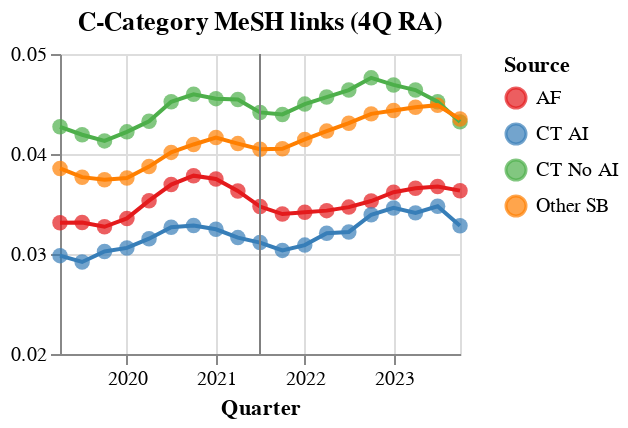

Notebook code cell kept with this figure:
### Code cell
# Define a color scale for sources
color_scale = alt.Scale(
    domain=['AF', 'CT AI', 'CT No AI', 'Other SB'],
    range=['#e41a1c', '#377eb8', '#4daf4a', '#ff7f00']
)

# Create the Altair scatter plot
scatter = alt.Chart(nonecr_publications).mark_circle(size=60).encode(
    x=alt.X('quarter:T', title='Quarter'),
    y=alt.Y('rolling_avg:Q', title=None, scale=alt.Scale(domain=[0.02, 0.05])),
    color=alt.Color('strong_source:N', scale=color_scale, title='Source'),
).properties(
    width=200,
    height=150
)

# Create the Altair line plot
line = alt.Chart(nonecr_publications).mark_line().encode(
    x=alt.X('quarter:T', title='Quarter'),
    y=alt.Y('rolling_avg:Q', title=None, scale=alt.Scale(domain=[0.02, 0.05])),
    color=alt.Color('strong_source:N', scale=color_scale, title='Source'),
).properties(
    width=200,
    height=150
)

# vertical line on 2021Q2
rule = alt.Chart(pd.DataFrame({'x': ['2021-07-01']})).mark_rule(color='gray').encode(
    x='x:T'
)

# Combine scatter and line plots using facet
mesh_chart = alt.layer(scatter, line, rule).properties(
    title='C-Category MeSH links (4Q RA)',
)

# Display the chart
mesh_chart

### Figure 1 — Vega-Lite specification as saved in the notebook (floating-point values rounded to 4 significant figures)
{"config": {"view": {"continuousWidth": 300, "continuousHeight": 300}}, "layer": [{"data": {"name": "data-ee3025b024699bec0524b9b8ee4be4e0"}, "mark": {"type": "circle", "size": 60}, "encoding": {"color": {"field": "strong_source", "scale": {"domain": ["AF", "CT AI", "CT No AI", "Other SB"], "range": ["#e41a1c", "#377eb8", "#4daf4a", "#ff7f00"]}, "title": "Source", "type": "nominal"}, "x": {"field": "quarter", "title": "Quarter", "type": "temporal"}, "y": {"field": "rolling_avg", "scale": {"domain": [0.02, 0.05]}, "title": null, "type": "quantitative"}}}, {"data": {"name": "data-ee3025b024699bec0524b9b8ee4be4e0"}, "mark": {"type": "line"}, "encoding": {"color": {"field": "strong_source", "scale": {"domain": ["AF", "CT AI", "CT No AI", "Other SB"], "range": ["#e41a1c", "#377eb8", "#4daf4a", "#ff7f00"]}, "title": "Source", "type": "nominal"}, "x": {"field": "quarter", "title": "Quarter", "type": "temporal"}, "y": {"field": "rolling_avg", "scale": {"domain": [0.02, 0.05]}, "title": null, "type": "quantitative"}}}, {"data": {"name": "data-95fc0fb31fce5d4c4857ec7b13338c5d"}, "mark": {"type": "rule", "color": "gray"}, "encoding": {"x": {"field": "x", "type": "temporal"}}}], "height": 150, "title": "C-Category MeSH links (4Q RA)", "width": 200, "$schema": "https://vega.github.io/schema/vega-lite/v5.16.3.json", "datasets": {"data-ee3025b024699bec0524b9b8ee4be4e0": [{"quarter": "2019-04-01T00:00:00", "strong_source": "AF", "mesh_C": 0.03312, "rolling_avg": 0.03312}, {"quarter": "2019-04-01T00:00:00", "strong_source": "CT AI", "mesh_C": 0.02984, "rolling_avg": 0.02984}, {"quarter": "2019-04-01T00:00:00", "strong_source": "CT No AI", "mesh_C": 0.04272, "rolling_avg": 0.04272}, {"quarter": "2019-04-01T00:00:00", "strong_source": "Other SB", "mesh_C": 0.03855, "rolling_avg": 0.03855}, {"quarter": "2019-07-01T00:00:00", "strong_source": "AF", "mesh_C": 0.03317, "rolling_avg": 0.03314}, {"quarter": "2019-07-01T00:00:00", "strong_source": "CT AI", "mesh_C": 0.02857, "rolling_avg": 0.0292}, {"quarter": "2019-07-01T00:00:00", "strong_source": "CT No AI", "mesh_C": 0.04113, "rolling_avg": 0.04193}, {"quarter": "2019-07-01T00:00:00", "strong_source": "Other SB", "mesh_C": 0.03682, "rolling_avg": 0.03768}, {"quarter": "2019-10-01T00:00:00", "strong_source": "AF", "mesh_C": 0.03188, "rolling_avg": 0.03272}, {"quarter": "2019-10-01T00:00:00", "strong_source": "CT AI", "mesh_C": 0.03237, "rolling_avg": 0.03026}, {"quarter": "2019-10-01T00:00:00", "strong_source": "CT No AI", "mesh_C": 0.04008, "rolling_avg": 0.04131}, {"quarter": "2019-10-01T00:00:00", "strong_source": "Other SB", "mesh_C": 0.0369, "rolling_avg": 0.03742}, {"quarter": "2020-01-01T00:00:00", "strong_source": "AF", "mesh_C": 0.03607, "rolling_avg": 0.03356}, {"quarter": "2020-01-01T00:00:00", "strong_source": "CT AI", "mesh_C": 0.03166, "rolling_avg": 0.03061}, {"quarter": "2020-01-01T00:00:00", "strong_source": "CT No AI", "mesh_C": 0.04492, "rolling_avg": 0.04221}, {"quarter": "2020-01-01T00:00:00", "strong_source": "Other SB", "mesh_C": 0.03817, "rolling_avg": 0.03761}, {"quarter": "2020-04-01T00:00:00", "strong_source": "AF", "mesh_C": 0.0402, "rolling_avg": 0.03533}, {"quarter": "2020-04-01T00:00:00", "strong_source": "CT AI", "mesh_C": 0.03354, "rolling_avg": 0.03153}, {"quarter": "2020-04-01T00:00:00", "strong_source": "CT No AI", "mesh_C": 0.04697, "rolling_avg": 0.04328}, {"quarter": "2020-04-01T00:00:00", "strong_source": "Other SB", "mesh_C": 0.04309, "rolling_avg": 0.03874}, {"quarter": "2020-07-01T00:00:00", "strong_source": "AF", "mesh_C": 0.03961, "rolling_avg": 0.03694}, {"quarter": "2020-07-01T00:00:00", "strong_source": "CT AI", "mesh_C": 0.03316, "rolling_avg": 0.03268}, {"quarter": "2020-07-01T00:00:00", "strong_source": "CT No AI", "mesh_C": 0.04893, "rolling_avg": 0.04522}, {"quarter": "2020-07-01T00:00:00", "strong_source": "Other SB", "mesh_C": 0.0425, "rolling_avg": 0.04016}, {"quarter": "2020-10-01T00:00:00", "strong_source": "AF", "mesh_C": 0.03545, "rolling_avg": 0.03783}, {"quarter": "2020-10-01T00:00:00", "strong_source": "CT AI", "mesh_C": 0.03306, "rolling_avg": 0.03285}, {"quarter": "2020-10-01T00:00:00", "strong_source": "CT No AI", "mesh_C": 0.04309, "rolling_avg": 0.04598}, {"quarter": "2020-10-01T00:00:00", "strong_source": "Other SB", "mesh_C": 0.04006, "rolling_avg": 0.04095}, {"quarter": "2021-01-01T00:00:00", "strong_source": "AF", "mesh_C": 0.03472, "rolling_avg": 0.0375}, {"quarter": "2021-01-01T00:00:00", "strong_source": "CT AI", "mesh_C": 0.03013, "rolling_avg": 0.03247}, {"quarter": "2021-01-01T00:00:00", "strong_source": "CT No AI", "mesh_C": 0.04316, "rolling_avg": 0.04554}, {"quarter": "2021-01-01T00:00:00", "strong_source": "Other SB", "mesh_C": 0.04093, "rolling_avg": 0.04164}, {"quarter": "2021-04-01T00:00:00", "strong_source": "AF", "mesh_C": 0.03546, "rolling_avg": 0.03631}, {"quarter": "2021-04-01T00:00:00", "strong_source": "CT AI", "mesh_C": 0.0302, "rolling_avg": 0.03164}, {"quarter": "2021-04-01T00:00:00", "strong_source": "CT No AI", "mesh_C": 0.04664, "rolling_avg": 0.04545}, {"quarter": "2021-04-01T00:00:00", "strong_source": "Other SB", "mesh_C": 0.04067, "rolling_avg": 0.04104}, {"quarter": "2021-07-01T00:00:00", "strong_source": "AF", "mesh_C": 0.03336, "rolling_avg": 0.03475}, {"quarter": "2021-07-01T00:00:00", "strong_source": "CT AI", "mesh_C": 0.03117, "rolling_avg": 0.03114}, {"quarter": "2021-07-01T00:00:00", "strong_source": "CT No AI", "mesh_C": 0.04375, "rolling_avg": 0.04416}, {"quarter": "2021-07-01T00:00:00", "strong_source": "Other SB", "mesh_C": 0.04026, "rolling_avg": 0.04048}, {"quarter": "2021-10-01T00:00:00", "strong_source": "AF", "mesh_C": 0.03245, "rolling_avg": 0.034}, {"quarter": "2021-10-01T00:00:00", "strong_source": "CT AI", "mesh_C": 0.02993, "rolling_avg": 0.03036}, {"quarter": "2021-10-01T00:00:00", "strong_source": "CT No AI", "mesh_C": 0.04227, "rolling_avg": 0.04396}, {"quarter": "2021-10-01T00:00:00", "strong_source": "Other SB", "mesh_C": 0.04021, "rolling_avg": 0.04052}, {"quarter": "2022-01-01T00:00:00", "strong_source": "AF", "mesh_C": 0.03542, "rolling_avg": 0.03417}, {"quarter": "2022-01-01T00:00:00", "strong_source": "CT AI", "mesh_C": 0.03224, "rolling_avg": 0.03089}, {"quarter": "2022-01-01T00:00:00", "strong_source": "CT No AI", "mesh_C": 0.04729, "rolling_avg": 0.04499}, {"quarter": "2022-01-01T00:00:00", "strong_source": "Other SB", "mesh_C": 0.0447, "rolling_avg": 0.04146}, {"quarter": "2022-04-01T00:00:00", "strong_source": "AF", "mesh_C": 0.03611, "rolling_avg": 0.03434}, {"quarter": "2022-04-01T00:00:00", "strong_source": "CT AI", "mesh_C": 0.03495, "rolling_avg": 0.03208}, {"quarter": "2022-04-01T00:00:00", "strong_source": "CT No AI", "mesh_C": 0.04944, "rolling_avg": 0.04569}, {"quarter": "2022-04-01T00:00:00", "strong_source": "Other SB", "mesh_C": 0.04399, "rolling_avg": 0.04229}, {"quarter": "2022-07-01T00:00:00", "strong_source": "AF", "mesh_C": 0.03477, "rolling_avg": 0.03469}, {"quarter": "2022-07-01T00:00:00", "strong_source": "CT AI", "mesh_C": 0.03169, "rolling_avg": 0.03221}, {"quarter": "2022-07-01T00:00:00", "strong_source": "CT No AI", "mesh_C": 0.04658, "rolling_avg": 0.0464}, {"quarter": "2022-07-01T00:00:00", "strong_source": "Other SB", "mesh_C": 0.04342, "rolling_avg": 0.04308}, {"quarter": "2022-10-01T00:00:00", "strong_source": "AF", "mesh_C": 0.03488, "rolling_avg": 0.0353}, {"quarter": "2022-10-01T00:00:00", "strong_source": "CT AI", "mesh_C": 0.03682, "rolling_avg": 0.03393}, {"quarter": "2022-10-01T00:00:00", "strong_source": "CT No AI", "mesh_C": 0.04714, "rolling_avg": 0.04761}, {"quarter": "2022-10-01T00:00:00", "strong_source": "Other SB", "mesh_C": 0.04394, "rolling_avg": 0.04401}, {"quarter": "2023-01-01T00:00:00", "strong_source": "AF", "mesh_C": 0.03893, "rolling_avg": 0.03617}, {"quarter": "2023-01-01T00:00:00", "strong_source": "CT AI", "mesh_C": 0.03497, "rolling_avg": 0.03461}, {"quarter": "2023-01-01T00:00:00", "strong_source": "CT No AI", "mesh_C": 0.04448, "rolling_avg": 0.04691}, {"quarter": "2023-01-01T00:00:00", "strong_source": "Other SB", "mesh_C": 0.04608, "rolling_avg": 0.04436}, {"quarter": "2023-04-01T00:00:00", "strong_source": "AF", "mesh_C": 0.0377, "rolling_avg": 0.03657}, {"quarter": "2023-04-01T00:00:00", "strong_source": "CT AI", "mesh_C": 0.03297, "rolling_avg": 0.03411}, {"quarter": "2023-04-01T00:00:00", "strong_source": "CT No AI", "mesh_C": 0.04738, "rolling_avg": 0.04639}, {"quarter": "2023-04-01T00:00:00", "strong_source": "Other SB", "mesh_C": 0.04526, "rolling_avg": 0.04468}, {"quarter": "2023-07-01T00:00:00", "strong_source": "AF", "mesh_C": 0.03548, "rolling_avg": 0.03675}, {"quarter": "2023-07-01T00:00:00", "strong_source": "CT AI", "mesh_C": 0.03435, "rolling_avg": 0.03478}, {"quarter": "2023-07-01T00:00:00", "strong_source": "CT No AI", "mesh_C": 0.04191, "rolling_avg": 0.04523}, {"quarter": "2023-07-01T00:00:00", "strong_source": "Other SB", "mesh_C": 0.04425, "rolling_avg": 0.04488}, {"quarter": "2023-10-01T00:00:00", "strong_source": "AF", "mesh_C": 0.03323, "rolling_avg": 0.03633}, {"quarter": "2023-10-01T00:00:00", "strong_source": "CT AI", "mesh_C": 0.02901, "rolling_avg": 0.03283}, {"quarter": "2023-10-01T00:00:00", "strong_source": "CT No AI", "mesh_C": 0.03908, "rolling_avg": 0.04321}, {"quarter": "2023-10-01T00:00:00", "strong_source": "Other SB", "mesh_C": 0.03838, "rolling_avg": 0.04349}], "data-95fc0fb31fce5d4c4857ec7b13338c5d": [{"x": "2021-07-01"}]}}
